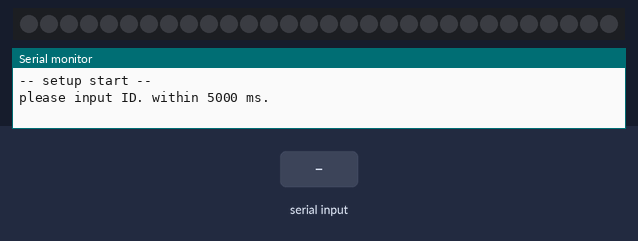
A sketch run on a simulated Arduino Mega 2560, built with avr-gcc and run on an emulated ATmega2560. On the bench: 30 RGB LEDs in strip order, left to right, the last lines printed to the serial monitor. The test bench sets the inputs (shaded band). EEPROM starts erased.

Above: at 1.8 s.
1.9 s: "90,45\n" received over Serial
At 2.5 s:
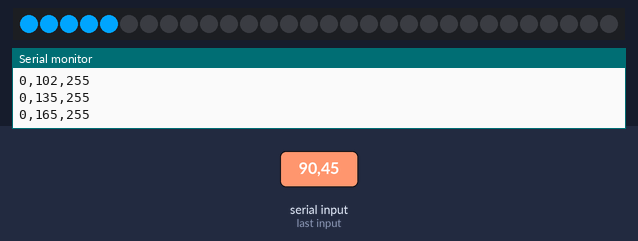
At 5.8 s:
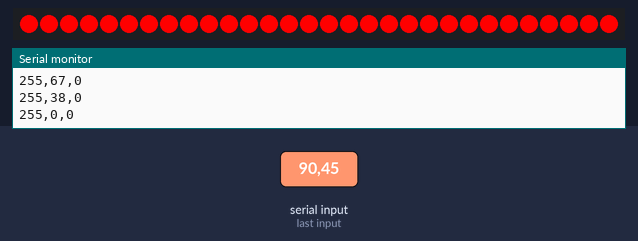
Timing chart, 0 to 7.3 s (numbered marks = the images above; inputs shaded):
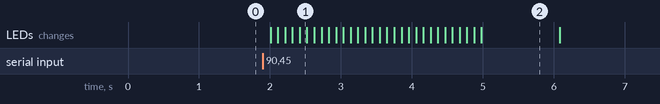

Measured:
- after the input at 1.9 s, the LEDs: first change after 0.11 s (image 1 shows a later state)
- what the display in image 2 shows lasts 1.1 s, from 5.0 s to 6.1 s

The sketch:

type03_lebel_meter.ino
```cpp
/* program name: type03_lebel_meter                     */
/* author:  Katsuhiro MORISHITA                         */
/* purpose: 音量ゲージのようなレベルメータ制御を行う。         */
/* create:  2015-05-05                                  */
/* license:  MIT                                        */
/* format 1: header_v2, turn_on_amount, color, NA, ID   */
#include <AltSoftSerial.h>
#include <Adafruit_NeoPixel.h>
#include <EEPROM.h>

#define PLATFORM_IS_UNO
//#define PLATFORM_IS_MEGA

/** global variabls　part1 **********************/
// header
const char header_v2 = 0x3f;

// serial LED setup
const int NUMPIXELS = 30;//60;
const int IO_PIN = 6;
Adafruit_NeoPixel pixels = Adafruit_NeoPixel(NUMPIXELS, IO_PIN, NEO_GRB + NEO_KHZ800);
const float briteness_max_for_all_on = 1.0f;

// own address
const int id_init = -1;
int my_id = id_init;

// other
boolean mode_auto = true;

// com
#ifdef PLATFORM_IS_UNO
AltSoftSerial _xbee_serial(8,9); // port is fixed on 8 & 9 at UNO.
#endif
long usbserial_baudrate = 57600;
long xbee_baudrate = 19200;
Stream *xbee;


/** class *************************************/
// timeout check class
class TimeOut
{
private:
  long timeout_time;

public:
  // set timeout time width
  void set_timeout(long timeout)
  {
    this->timeout_time = millis() + timeout;
  }
  // timeout check, true: timeout
  boolean is_timeout()
  {
    if(millis() > this->timeout_time)
      return true;
    else
      return false;
  }
  // constructer
  TimeOut()
  {
    this->timeout_time = 0l;
  }
};


class Colormap
{
private:
  double StartH;
  double EndH;
  double S;
  double V;
  boolean Reverse;
  void GenerateColorMap(int start, int end, double saturation, double brightness)
  {
    if (start > end)
    {
      this->Reverse = true;
      this->StartH = end % 360;
      this->EndH = start % 360;
    }
    else
    {
      this->Reverse = false;
      this->StartH = start % 360;
      this->EndH = end % 360;
    }

    if (saturation > 100) {
      this->S = 100;
    }
    else if (saturation < 0) {
      this->S = 0;
    }
    else {
      this->S = saturation;
    }

    if (brightness > 100) {
      this->V = 100;
    }
    else if (brightness < 0) {
      this->V = 0;
    }
    else {
      this->V = brightness;
    }
  }
  void ConvertHSVtoRGB(double _h, double _s, double _v, int* _r, int* _g, int* _b)
  {
    _s = _s / 100;
    _v = _v / 100;
    _h = (int)_h % 360;

    if (_s == 0.0)      //Gray
    {
      int rgb = (int)((double)(_v * 255));

      *_r = (int)(rgb);
      *_g = (int)(rgb);
      *_b = (int)(rgb);
    }
    else
    {
      int Hi = (int)((int)(_h / 60.0) % 6);
      double f = (_h / 60.0) - Hi;

      double p = _v * ( 1 - _s);
      double q = _v * (1 - f * _s);
      double t = _v * (1 - (1 - f) * _s);

      double r = 0.0;
      double g = 0.0;
      double b = 0.0;

      switch (Hi)
      {
      case 0:
        r = _v;
        g = t;
        b = p;
        break;

      case 1:
        r = q;
        g = _v;
        b = p;
        break;

      case 2:
        r = p;
        g = _v;
        b = t;
        break;

      case 3:
        r = p;
        g = q;
        b = _v;
        break;

      case 4:
        r = t;
        g = p;
        b = _v;
        break;

      case 5:
        r = _v;
        g = p;
        b = q;
        break;

      default:
        r = 0;
        g = 0;
        b = 0;
        break;
      }

      *_r = (int)(r * 255);
      *_g = (int)(g * 255);
      *_b = (int)(b * 255);
    }
    return;
  }
public:
  Colormap()
  {
    this->GenerateColorMap(240.0, 0, 100.0, 100.0);
  }
  void GetColor(double value, int* r, int* g, int* b)
  {
    if(value > 1.0) value = 1.0;
    if(value < 0.0) value = 0.0;
    if (this->Reverse == true)
    {
      value = 1.0 - value;
    }
    return this->ConvertHSVtoRGB(((this->EndH - this->StartH) * value) + this->StartH, this->S, this->V, r, g, b);
  }
};


/** global variabls part 2 **********************/
Colormap colmap;


/** general functions ***************************/

// IDを受信する
// IDは文字列で受信する。
// 例："1234"
int recieve_id(Stream &port)
{
  TimeOut to;
  int id = id_init;
  Stream *_port = &port;

  long wait_time_ms = 5000l;
  _port->print("please input ID. within ");
  _port->print(wait_time_ms);
  _port->println(" ms.");

  to.set_timeout(wait_time_ms);
  while(to.is_timeout() == false)
  {
    if(_port->available())
    {
      int c = _port->read();
      if (c < '0' && c > '9')
      {
        _port->print("-- Error: non number char was received --");
        break;
      }
      if (id == id_init)
        id = 0;
      to.set_timeout(50);            // 一度受信が始まったらタイムアウトを短くして、処理時間を短縮する
      id = id * 10 + (c - '0');
      if(id >= 3200)                 // 3200以上の数値を10倍するとint型の最大値を超える可能性がある
        break;
    }
  }
  if(id != id_init)
    _port->print("-- ID was received --");
  return id;
}


// LED control
// 全てのLEDを単色に光らせる
void light(int turn_on_amount, int color_lebel, int NA)
{
  // 変数制限
  if(turn_on_amount > NUMPIXELS) turn_on_amount = NUMPIXELS;
  if(color_lebel > 100) color_lebel = 100;

  int r, g, b;
  colmap.GetColor((double)color_lebel / 100, &r, &g, &b);

  for(int i = 0; i < NUMPIXELS; i++)
  {
    if(i + 1 <= turn_on_amount)
      pixels.setPixelColor(i, pixels.Color(r, g, b));
    else
      pixels.setPixelColor(i, pixels.Color(0, 0, 0));
  }
  pixels.show();

  Serial.print(r);
  Serial.print(",");
  Serial.print(g);
  Serial.print(",");
  Serial.println(b);

  return;
}


// recieve light pattern v2
// return: char, 1: 再度呼び出しが必要
char receive_light_pattern_v2(Stream *port)
{
  char ans = 2;
  int my_index = my_id;
  TimeOut to;
  int index = 0;
  int _pwm_red = 0;
  int _pwm_green = 0;
  int _pwm_blue = 0;

  Serial.println("-- p2 --");
  to.set_timeout(20);
  while(to.is_timeout() == false)
  {
    if(port->available())
    {
      int c = port->read();
      Serial.println(c);
      index += 1;
      if(c == header_v2)
      {
        //Serial.println("fuga");
        ans = 1;
        break;                    // 再帰は避けたい
      }
      if((c & 0x80) == 0)         // プロトコルの仕様上、ありえないコードを受信
      {
        //Serial.println("hoge");
        ans = 2;
        break;                    // エラーを通知して、関数を抜ける
      }
      c = c & 0x7f;               // 最上位ビットにマスク
      Serial.println(c);
      to.set_timeout(20);
      if(index == 1)
      {
        _pwm_red = c;
      }
      else if(index == 2)
      {
        _pwm_green = c;
      }
      else if(index == 3)
      {
        _pwm_blue = c;
      }
      else // 点灯するかどうかの判断
      {
        if (c == my_index)
        {
          /* 輝度ではないので、ここではコメントアウト
          _pwm_red = _pwm_red << 1;
          _pwm_green = _pwm_green << 1;
          _pwm_blue = _pwm_blue << 1;
          */
          light(_pwm_red, _pwm_green, _pwm_blue);
          ans = 0;
          break;
        }
      }
    }
  }
  //if(to.is_timeout() == true)
  //  Serial.println("time out.");
  return ans;
}


// setup
void setup()
{
  // serial LED setup
  pixels.begin(); // This initializes the NeoPixel library.

  // serial com setting
  Serial.begin(usbserial_baudrate);
  delay(1000);
  Serial.println("-- setup start --");

#ifdef PLATFORM_IS_UNO
  _xbee_serial.begin(xbee_baudrate);
  xbee = &_xbee_serial;
#else
  Serial1.begin(xbee_baudrate);
  xbee = &Serial1;
#endif

  // get ID
  int _id = recieve_id(Serial);
  if(_id >= 0 && _id != id_init)
  {
    my_id = _id;
    Serial.println("-- write id to EEPROM --");
    byte v_h = (byte)((my_id & 0xff00) >> 8);
    EEPROM.write(0, v_h);
    Serial.println(v_h);
    byte v_l = (byte)(my_id & 0x00ff);
    EEPROM.write(1, v_l);
    Serial.println(v_l);
    int parity = (int)v_h ^ (int)v_l;
    EEPROM.write(2, (byte)parity);
    Serial.println(parity);
    delay(100);
  }
  else
  {
    Serial.println("-- read id from EEPROM --");
    byte v_h = EEPROM.read(0);
    byte v_l = EEPROM.read(1);
    byte v_p = EEPROM.read(2);
    Serial.println(v_h);
    Serial.println(v_l);
    Serial.println(v_p);
    int parity = (int)v_h ^ (int)v_l;
    if(parity == v_p)
      my_id = (int)v_h * 256 + (int)v_l;
    else
      Serial.println("-- parity is not match --");
  }
  Serial.println("-- my ID --");
  Serial.println(my_id);

  // ID check
  if(my_id == id_init)
  {
    Serial.println("-- ID error --");
    Serial.println("-- program end --");
    for(;;);
  }
  Serial.println("-- ID check OK --");

  // light test pattern
  Serial.println("-- test turn on --");
  for(int i = 1; i <= NUMPIXELS; i++)
  {
    int color = 100 * i / NUMPIXELS;
    light(i, color, 0);
    delay(100);
  }
  delay(1000);
  //while(1);
  light(0, 0, 0);

  Serial.println("-- setup end --");
  Serial.println("-- stand-by --");
}


// loop
void loop()
{
  if(xbee->available())
  {
    int c = xbee->read();
    Serial.println(c);
    if((char)c == header_v2)
    {
      //light(100, 100, 100);
      while(1)
      {
        char ans = receive_light_pattern_v2(xbee);
        if(ans != 1)
          break;
      }
    }
    Serial.flush();
  }
}
```
